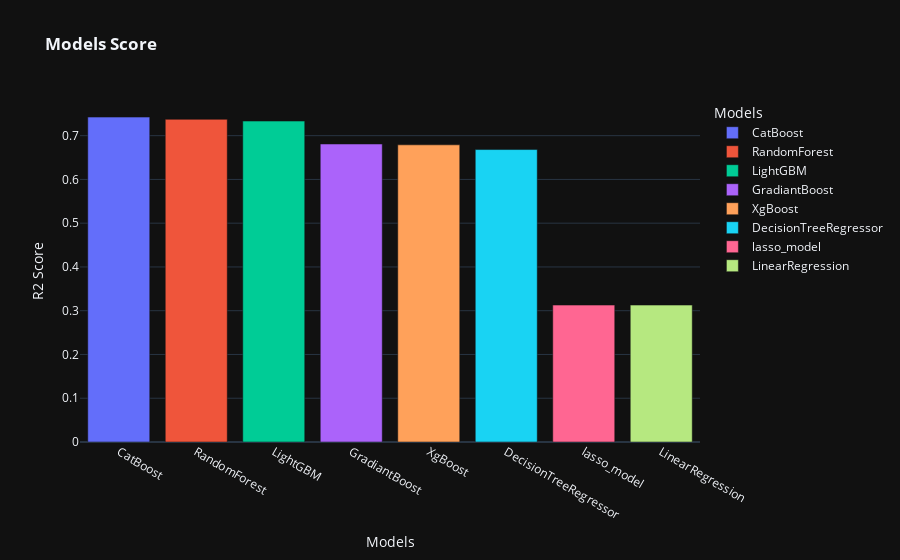

The notebook cell this image was saved under:
### Code cell
fig = px.bar(data_frame = model_scores,
             x="Models",
             y="R2 Score",
             color="Models", title = "<b>Models Score</b>", template = 'plotly_dark')

fig.update_layout(bargap=0.2)

fig.show()

### Figure 1 — Plotly figure (JSON) as saved in the notebook; plotly's stock layout.template omitted (floating-point values rounded to 4 significant figures)
{"data": [{"alignmentgroup": "True", "hovertemplate": "Models=%{x}<br>R2 Score=%{y}<extra></extra>", "legendgroup": "CatBoost", "marker": {"color": "#636efa", "pattern": {"shape": ""}}, "name": "CatBoost", "offsetgroup": "CatBoost", "orientation": "v", "showlegend": true, "textposition": "auto", "type": "bar", "x": ["CatBoost"], "xaxis": "x", "y": [0.7424], "yaxis": "y"}, {"alignmentgroup": "True", "hovertemplate": "Models=%{x}<br>R2 Score=%{y}<extra></extra>", "legendgroup": "RandomForest", "marker": {"color": "#EF553B", "pattern": {"shape": ""}}, "name": "RandomForest", "offsetgroup": "RandomForest", "orientation": "v", "showlegend": true, "textposition": "auto", "type": "bar", "x": ["RandomForest"], "xaxis": "x", "y": [0.7373], "yaxis": "y"}, {"alignmentgroup": "True", "hovertemplate": "Models=%{x}<br>R2 Score=%{y}<extra></extra>", "legendgroup": "LightGBM", "marker": {"color": "#00cc96", "pattern": {"shape": ""}}, "name": "LightGBM", "offsetgroup": "LightGBM", "orientation": "v", "showlegend": true, "textposition": "auto", "type": "bar", "x": ["LightGBM"], "xaxis": "x", "y": [0.7333], "yaxis": "y"}, {"alignmentgroup": "True", "hovertemplate": "Models=%{x}<br>R2 Score=%{y}<extra></extra>", "legendgroup": "GradiantBoost", "marker": {"color": "#ab63fa", "pattern": {"shape": ""}}, "name": "GradiantBoost", "offsetgroup": "GradiantBoost", "orientation": "v", "showlegend": true, "textposition": "auto", "type": "bar", "x": ["GradiantBoost"], "xaxis": "x", "y": [0.681], "yaxis": "y"}, {"alignmentgroup": "True", "hovertemplate": "Models=%{x}<br>R2 Score=%{y}<extra></extra>", "legendgroup": "XgBoost", "marker": {"color": "#FFA15A", "pattern": {"shape": ""}}, "name": "XgBoost", "offsetgroup": "XgBoost", "orientation": "v", "showlegend": true, "textposition": "auto", "type": "bar", "x": ["XgBoost"], "xaxis": "x", "y": [0.679], "yaxis": "y"}, {"alignmentgroup": "True", "hovertemplate": "Models=%{x}<br>R2 Score=%{y}<extra></extra>", "legendgroup": "DecisionTreeRegressor", "marker": {"color": "#19d3f3", "pattern": {"shape": ""}}, "name": "DecisionTreeRegressor", "offsetgroup": "DecisionTreeRegressor", "orientation": "v", "showlegend": true, "textposition": "auto", "type": "bar", "x": ["DecisionTreeRegressor"], "xaxis": "x", "y": [0.6683], "yaxis": "y"}, {"alignmentgroup": "True", "hovertemplate": "Models=%{x}<br>R2 Score=%{y}<extra></extra>", "legendgroup": "lasso_model", "marker": {"color": "#FF6692", "pattern": {"shape": ""}}, "name": "lasso_model", "offsetgroup": "lasso_model", "orientation": "v", "showlegend": true, "textposition": "auto", "type": "bar", "x": ["lasso_model"], "xaxis": "x", "y": [0.3129], "yaxis": "y"}, {"alignmentgroup": "True", "hovertemplate": "Models=%{x}<br>R2 Score=%{y}<extra></extra>", "legendgroup": "LinearRegression", "marker": {"color": "#B6E880", "pattern": {"shape": ""}}, "name": "LinearRegression", "offsetgroup": "LinearRegression", "orientation": "v", "showlegend": true, "textposition": "auto", "type": "bar", "x": ["LinearRegression"], "xaxis": "x", "y": [0.3129], "yaxis": "y"}], "layout": {"bargap": 0.2, "barmode": "relative", "legend": {"title": {"text": "Models"}, "tracegroupgap": 0}, "title": {"text": "<b>Models Score</b>"}, "xaxis": {"anchor": "y", "categoryarray": ["CatBoost", "RandomForest", "LightGBM", "GradiantBoost", "XgBoost", "DecisionTreeRegressor", "lasso_model", "LinearRegression"], "categoryorder": "array", "domain": [0, 1], "title": {"text": "Models"}}, "yaxis": {"anchor": "x", "domain": [0, 1], "title": {"text": "R2 Score"}}}}
